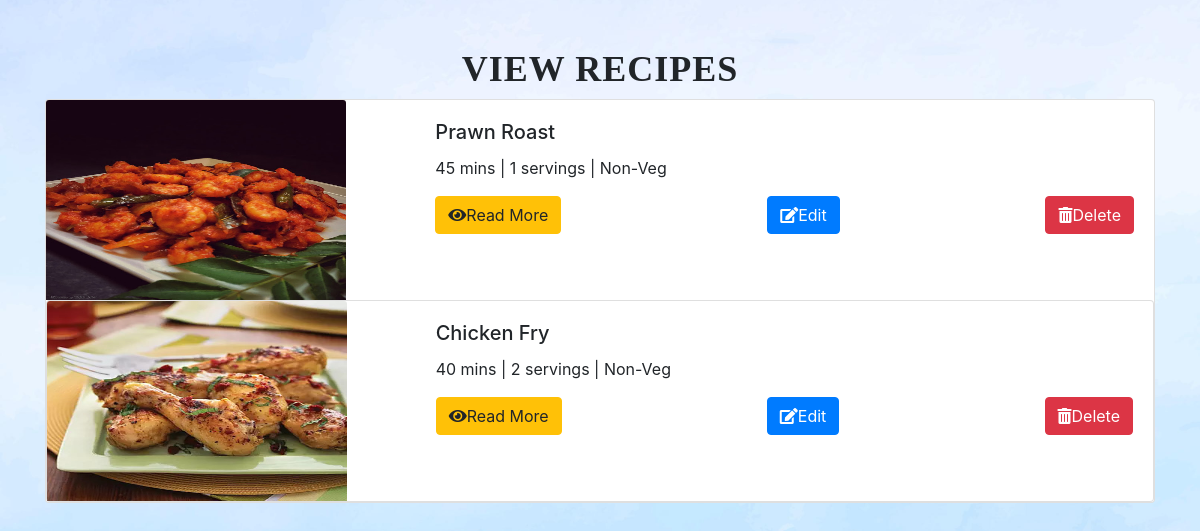
The app's page /edit_recipe (signed in) with its own data.
### recipe_app/models.py (models this page shows, shortened)
class Recipe(models.Model):
    recipe_name = models.CharField(max_length=255)
    recipe_image = models.ImageField(upload_to='recipes/',default='food.png')
    prep_time = models.PositiveIntegerField(default='NIL')
    serves = models.PositiveIntegerField(default=0)
    type = models.CharField(max_length=7, choices=(('Veg', 'Veg'), ('Non-Veg', 'Non-Veg')))
    ingredient=models.TextField(default='NIL')
    description = models.TextField(default='NIL')
    publish = models.ForeignKey(registration, on_delete=models.CASCADE)

### recipe_app/views.py (the view)
# urls.py: path('edit_recipe', views.edit_recipe, name='edit_recipe'),
def edit_recipe(request):
    chef = registration.objects.get(email=request.session.get('user_name'))
    recipes = Recipe.objects.filter(publish=chef)
    return render(request, 'edit_recipe.html', {'recipes': recipes})

### recipe_app/templates/edit_recipe.html (shortened to what this page needs)
<!DOCTYPE html>
{% load static %}
<html>
<head>
  <link rel="stylesheet" href="https://maxcdn.bootstrapcdn.com/bootstrap/4.5.2/css/bootstrap.min.css">
  <link rel="stylesheet" href="https://cdnjs.cloudflare.com/ajax/libs/font-awesome/5.15.3/css/all.min.css">
  <link rel="stylesheet" href="static/style/css/edit.css">
</head>
<body>
  <div class="container mt-5">
    <h2>View Recipes</h2>
    <div class="row">
      <div class="col-md-12 mb-4">
        {% for recipe in recipes %}
        <div class="card">
          <div class="row no-gutters">
            <div class="col-md-4">
              <img src="{{ recipe.recipe_image.url }}" class="card-img-top" alt="{{ recipe.recipe_name }}"style="width: 300px; height: 200px;">
            </div>
            <div class="col-md-8">
              <div class="card-body">
                <h5 class="card-title">{{ recipe.recipe_name }}</h5>
                <p class="card-text">{{ recipe.prep_time }} mins | {{ recipe.serves }} servings | {{ recipe.type }}</p>
                <div class="d-flex justify-content-between">
                  <a href="#" class="btn btn-warning read-more-btn" data-recipe-id="{{ recipe.id }}"><i class="fas fa-eye"></i>Read More</a>
                  <a href="update_recipe?id={{ recipe.id }}" class="btn btn-primary edit-btn" data-recipe-id="{{ recipe.id }}"><i class="fas fa-edit"></i>Edit</a>
                  <form method="POST" class="delete-form" action="{%url 'delete_recipe'%}" name="delete_recipe">
                    <button type="submit" class="btn btn-danger delete-btn"><i class="fas fa-trash-alt"></i>Delete</button>
                  </form>
                </div>
              </div>
            </div>
          </div>
          {% endfor %}
        </div>
      </div>
    </body>
    </html>

### recipe_app/static/style/css/edit.css (style rules this page uses)
body { background-image: url('../images/blue_bg.jpg'); background-size: cover; background-position: center; }
h2 { font-family: 'Dancing Script', cursive; font-size: 36px; font-weight: 700; letter-spacing: 1px; text-transform: uppercase; text-align: center; }

### records on screen
Recipe: recipe_image (picture), recipe_name "Prawn Roast", prep_time "45", serves "1", type "Non-Veg"
Recipe: recipe_image (picture), recipe_name "Chicken Fry", prep_time "40", serves "2", type "Non-Veg"
